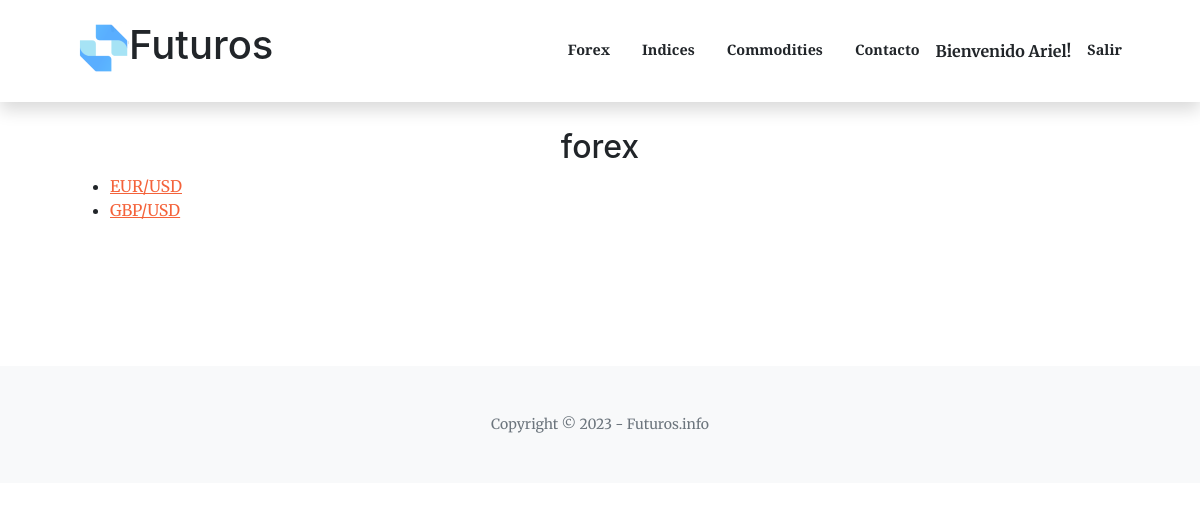
The page /mercado-forex (signed in) on the database its author committed.
### app/models.py (models this page shows, shortened)
class Users(db.Model, UserMixin):
    __tablename__ = 'users'
    id: Mapped[int] = mapped_column(Integer, primary_key=True, autoincrement=True)
    name: Mapped[str] = mapped_column(String(80), nullable=False)
    email: Mapped[str] = mapped_column(String(256), unique=True, nullable=False)
    password: Mapped[str] = mapped_column(String(128), nullable=False)
    is_admin: Mapped[bool] = mapped_column(Boolean, default=False)

class Tickets(db.Model):
    __tablename__ = 'tickets'
    ticket_id: Mapped[int] = mapped_column(Integer, primary_key=True, autoincrement=True)
    ticket: Mapped[str] = mapped_column(String(20), nullable=False, unique=True)
    nombre: Mapped[str] = mapped_column(String(20), nullable=False)
    mercado: Mapped[str] = mapped_column(String(20), nullable=False)
    ultima_actualizacion: Mapped[str] = mapped_column(String(20), nullable=False)
    habilitado: Mapped[bool] = mapped_column(Boolean)

### app/routes.py (the view)
@app.route('/mercado-<string:mercado>')
def listar_tickets(mercado):
    tickets = Tickets.query.filter_by(mercado=mercado).all()
    return render_template('listar_tickets.html', tickets=tickets, mercado=mercado)

### app/__init__.py (called while the page is built)
@login_manager.user_loader
def load_user(id):
    return Users.query.get(int(id))

### app/templates/listar_tickets.html
{% extends 'base.html' %}
{% block content %}
        <section class="page-section" id="services">
            <div class="container px-12 px-lg-5">
                <h2 class="text-center mt-0">{{ mercado }}</h2>
                <ul>
                    {% for ticket in tickets %}
                    <li><a href="/activo-{{ticket.ticket_id}}">{{ ticket.nombre }}</a></li>
                    {% endfor %}
                </ul>
            </div>
        </section>
{% endblock %}

### app/templates/base.html (shortened to what this page needs)
<!DOCTYPE html>
<html lang="es">
    <head>
        <link href="https://cdn.jsdelivr.net/npm/bootstrap-icons@1.5.0/font/bootstrap-icons.css" rel="stylesheet" />
        <link href="https://cdnjs.cloudflare.com/ajax/libs/SimpleLightbox/2.1.0/simpleLightbox.min.css" rel="stylesheet" />
        <link href="/static/css/styles.css" rel="stylesheet" />
    </head>
    <body id="page-top">
        <nav class="navbar navbar-expand-lg navbar-light fixed-top py-3" id="mainNav">
            <div class="container px-4 px-lg-5">
                <a class="navbar-brand" href="/"><h1><img src="/static/assets/img/logo.png">Futuros</h1></a>
                <div class="collapse navbar-collapse" id="navbarResponsive">
                    <ul class="navbar-nav ms-auto my-2 my-lg-0">
                        <li class="nav-item"><a class="nav-link" href="/mercado-forex">Forex</a></li>
                        <li class="nav-item"><a class="nav-link" href="/mercado-indices">Indices</a></li>
                        <li class="nav-item"><a class="nav-link" href="/mercado-commodities">Commodities</a></li>
                        <li class="nav-item"><a class="nav-link" href="/contacto">Contacto</a></li>
                         {% if current_user.is_anonymous %}
                        <li class="nav-item"><a class="nav-link" href="/login">Ingresar</a></li>
                        <li class="nav-item"><a class="nav-link" href="/signup">Registrarse</a></li>
                        {% else %}
                        <li class="nav-item"><b>Bienvenido {{ current_user.name }}!</b></li>
                        <li class="nav-item"><a class="nav-link" href="{{ url_for('logout') }}">Salir</a></li>
                        {% endif %}
                    </ul>
                </div>
            </div>
        </nav>
        {% block content %}
        {% endblock %}
        <footer class="bg-light py-5">
            <div class="container px-4 px-lg-5"><div class="small text-center text-muted">Copyright &copy; 2023 - Futuros.info</div></div>
        </footer>
    </body>
</html>

### rows shown on the page
Users: name "Ariel"
Tickets: nombre "EUR/USD"
Tickets: nombre "GBP/USD"

### other values the page prints
{{ mercado }} "forex"
